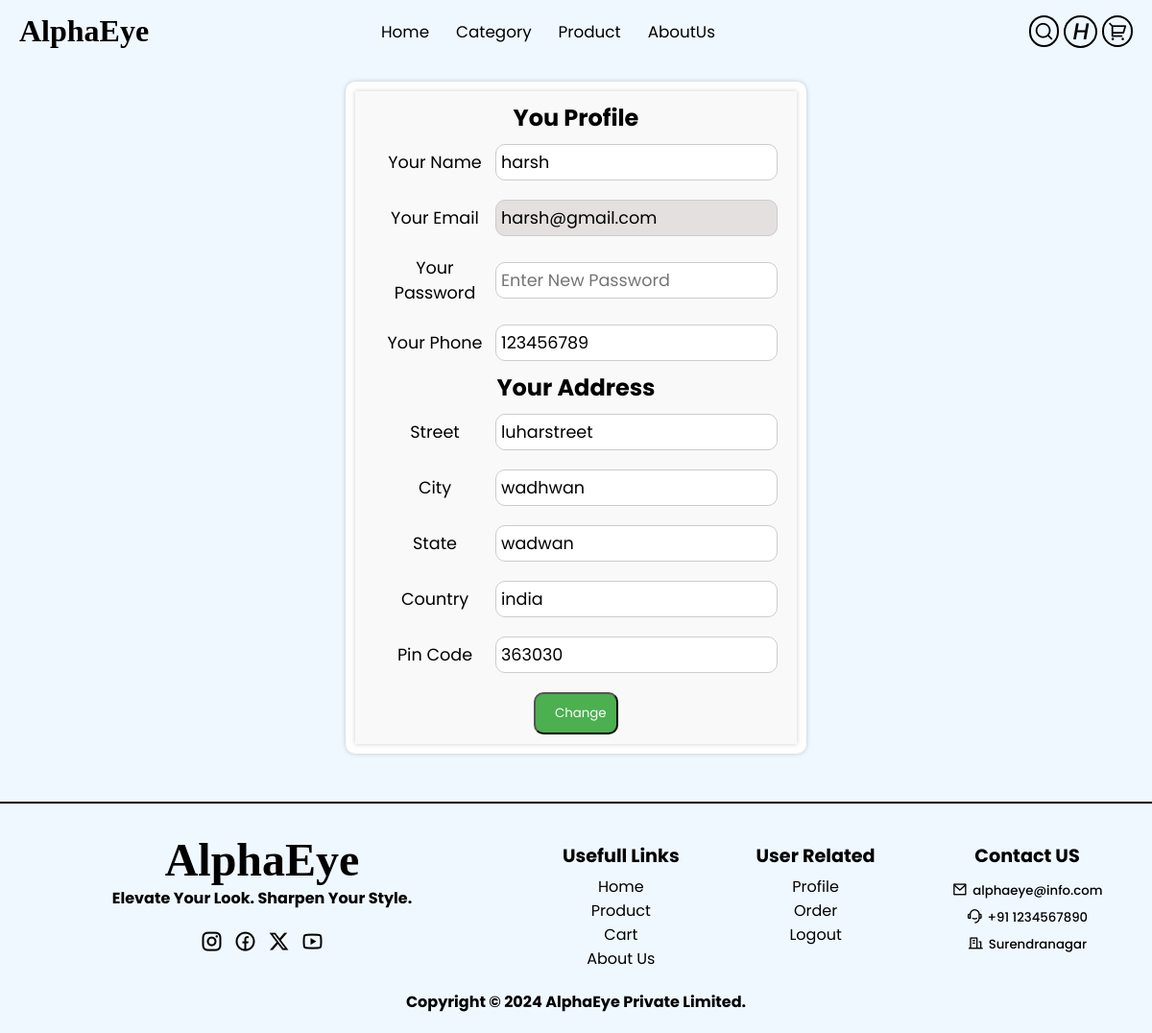
Page /profile.php (signed in) on the committed database.
### tables this page shows
CREATE TABLE `userdata` (
  `id` int(11) NOT NULL,
  `username` varchar(255) DEFAULT NULL,
  `useremail` varchar(255) DEFAULT NULL,
  `password` varchar(255) DEFAULT NULL,
  `status` tinyint(1) DEFAULT 0,
  `joindate` timestamp NULL DEFAULT current_timestamp()
);

CREATE TABLE `useraddres` (
  `userid` int(11) DEFAULT NULL,
  `Phonenumber` int(10) DEFAULT NULL,
  `street` varchar(255) DEFAULT NULL,
  `city` varchar(255) DEFAULT NULL,
  `state` varchar(255) DEFAULT NULL,
  `country` varchar(255) DEFAULT NULL,
  `pincode` int(6) DEFAULT NULL
);

### profile.php (the view, shortened to what this page needs)
<!DOCTYPE html>
<html lang="en">
<head>
    <link rel="stylesheet" href="cssStyle/profile.css">
</head>
<body>
    <div class="main">
        <?php include("component/nav.php")?>
        <?php include("config/remixicone.php")?>
        <?php include("config/dbconnect.php") ?>
        <?php
            if(isset($_SESSION['email'])&& isset($_SESSION['role'])){
                $email=$_SESSION['email'];
                $fetchuser="select * from userdata where useremail='$email'";
                $result=mysqli_query($con,$fetchuser);
                $data=mysqli_fetch_array($result);
                $isaddress=false;
                $select="SELECT * FROM `useraddres` WHERE userid=$data[id]";
                $ans=mysqli_query($con,$select);
                if(mysqli_num_rows($ans)>0){
                    $dataaddress=mysqli_fetch_array($ans);
                    $isaddress=true;
                }
            }
            else{
                header("Location:singin.php");
                exit();
            }
        ?>
        <div class="profile-container">
            <div class="profile-div">
                <form method="post" action="useraddress.php">
                <h2>You Profile</h2>
                <div>
                    <label for="name">Your Name</label>
                    <input type="text" name="name" required placeholder="Enter Name" value="<?= $data['username']; ?>">
                </div>
                <div>
                    <label for="email" >Your Email</label>
                    <input type="email" id="email" required  name="email" placeholder="Enter Email"
                    value="<?= $data['useremail']; ?>">
                </div>
                <div>
                    <label for="name">Your Password</label>
                    <input type="password" name="password" placeholder="Enter New Password">
                </div>
                <div>
                    <label for="name">Your Phone</label>
                    <input type="number" name="phoneno" required placeholder="Enter Phone Number"
                    value="<?php if($isaddress) echo $dataaddress['Phonenumber']; ?>">
                </div>
                <h2>Your Address</h2>
                <div>
                    <label for="name">Street</label>
                    <input type="text" name="street" required placeholder="Enter Street"
                    value="<?php if($isaddress) echo $dataaddress['street']; ?>">
                </div>
                <div>
                    <label for="name">City</label>
                    <input type="text" name="city" required placeholder="Enter City"
                    value="<?php if($isaddress) echo $dataaddress['city']; ?>">
                </div>
                <div>
                    <label for="name">State</label>
                    <input type="text" name="state" required placeholder="Enter State"
                    value="<?php if($isaddress) echo $dataaddress['state']; ?>">
                </div>
                <div>
                    <label for="name">Country</label>
                    <input type="text" name="country" required placeholder="Enter Country"
                    value="<?php if($isaddress) echo $dataaddress['country']; ?>">
                </div>
                <div>
                    <label for="name">Pin Code</label>
                    <input type="number" name="pincode" required placeholder="Enter Pin Code"
                    value="<?php if($isaddress) echo $dataaddress['pincode']; ?>">
                </div>
                <input type="submit" value="Change" name="useraddress">
        </form>
        </div>
        </div>
        <?php include("component/footer.php");?>
    </div>
</body>
</html>

### component/nav.php (shortened to what this page needs)
<link rel="stylesheet" href="component/nav.css">
<?php
    include("./config/dbconnect.php");
    ?>
<nav>
        <div class="nav-div">
            <div class="left-nav">
                <a href="index.php" >
                    <h1>AlphaEye</h1>
                </a>
            </div>
            <div class="center-nav">
                <ol class="list">
                    <li><a href="index.php">Home<span></span></a></li>
                    <li class="category">
                        Category<span></span>
                    </li>
                    <li><a href="viewproduct.php">Product<span></span></a></li>
                    <li><a href="aboutus.php">AboutUs <span></span></a></li>
                </ol>
            </div>
            <div class="right-nav">
                <div class="search-div">
                    <i class="ri-search-line" id="search-icon"></i>
                </div>
                <?php
                    if(!isset($_SESSION['email'])){
                        ?>
                            <a href="singin.php"><i class="ri-user-line"></i></a>
                    <?php
                    }
                    else{
                        $email=$_SESSION['email'];
                        $select="select * from userdata where useremail='$email'";
                        $result=mysqli_query($con,$select);
                        $data=mysqli_fetch_assoc($result);
                        $char=str_split($data['username']);
                        ?>
                            <button id="user-logo">
                                <i id='user-name-logo'>
                                    <?php echo $char[0];?>
                                </i>
                            </button>
                        <?php
                    }
                ?>
                <a href="cart.php"><i class="ri-shopping-cart-2-line"></i></a>
            </div>
        </div>
    </nav>

### cssStyle/profile.css (style rules this page uses)
* { padding: 0; margin: 0; box-sizing: border-box; font-family: "Poppins", sans-serif; }
html, body { height: 100%; width: 100%; overflow-x: hidden; background-color: #f0f8ff; }
.main { width: 100%; display: flex; flex-direction: column; }
.profile-container { width: 40%; padding: 10px; margin: auto; background-color: #fff; border-radius: 10px; box-shadow: 0 0 5px rgba(0, 0, 0, 0.2); display: flex; justify-content: center; align-items: center; margin-top: 20px; margin-bottom: 40px; }
.profile-div { width: 100%; background-color: #f9f9f9; box-shadow: 0 0 5px rgba(0, 0, 0, 0.2); }
.profile-div form { display: flex; flex-direction: column; padding: 10px; }
.profile-div form div { width: 100%; display: flex; padding: 10px; align-items: center; border-radius: 10px; text-align: center; }
.profile-div form h2 { text-align: center; }
.profile-div form div label { font-size: 1.1rem; width: 30%; }
.profile-div form div input { width: 70%; padding: 5px; border-radius: 10px; border: 1px solid #ccc; font-size: 1.1rem; }
#email { background-color: #dfdadac7; }
.profile-div form input[type="submit"] { padding: 10px 20px; border-radius: 10px; background-color: #4caf50; color: #fff; cursor: pointer; width: 20%; align-self: center; margin-top: 10px; }

### component/nav.css (style rules this page uses)
* { margin: 0; padding: 0; box-sizing:border-box; font-family: "Poppins", sans-serif; }
html body { height:100%; width:100%; color: black; font-family: "Moderustic"; }
nav { width: 100%; padding:10px 20px; z-index: 999; position: relative; overflow: hidden; }
.nav-div { width: 100%; display:flex; justify-content:space-between; align-items:center; }
.left-nav { width:10%; }
.left-nav a { width:100px; height:50px; font-size: 1rem; text-decoration: none; }
.left-nav a h1 { font-size: 2rem; color: #000; line-height: 1.2cm; font-weight: 600; font-family: "Moderustic"; }
.center-nav { display:flex; align-items:center; width: 30%; }
.center-nav ol { width: 100%; display:flex; align-items:center; justify-content:space-between; z-index: 999; }
.center-nav ol li { font-size: 1.05rem; list-style: none; position: relative; }
.center-nav ol li a { font-size: 1.05rem; list-style: none; text-decoration: none; color:black; }
.right-nav { width: 15%; display:flex; justify-content:space-around; align-items: center; gap: 5px; position: relative; }
.right-nav .search-div { width: 70%; position: relative; height: 100%; display: flex; justify-content: end; align-items: center; }
#search-icon { border: 2px solid #000; border-radius: 20px; font-size: 1.3rem; padding: 3px; }
.right-nav a { border-radius: 20px; display: flex; justify-content: center; align-items: center; text-decoration: none; border: 2px solid #000; padding: 3px; }
.right-nav a i { font-size: 1.3rem; color: #000; }
#user-logo { text-transform: uppercase; font-size: 1.5rem; border: 2px solid #000; padding: 0px 7px; border-radius: 50%; text-align: center; background-color: transparent !important;; line-height: 30px; font-weight: 500; }
#user-logo i { text-transform: uppercase; font-size: 1.5rem; padding: 0px 0px; border-radius: 50%; text-align: center; background-color: transparent !important;; line-height: 30px; font-weight: 500; }
#user-name-logo { padding: 0; }
.category { z-index: 1; position: relative; }
.center-nav ol li a { display: flex; align-items: center; align-self: center; }

### rows in the picture
userdata: username "H", name "harsh", email "harsh@gmail.com"
useraddres: phoneno "123456789", street "luharstreet", city "wadhwan", state "wadwan", country "india", pincode "363030"
